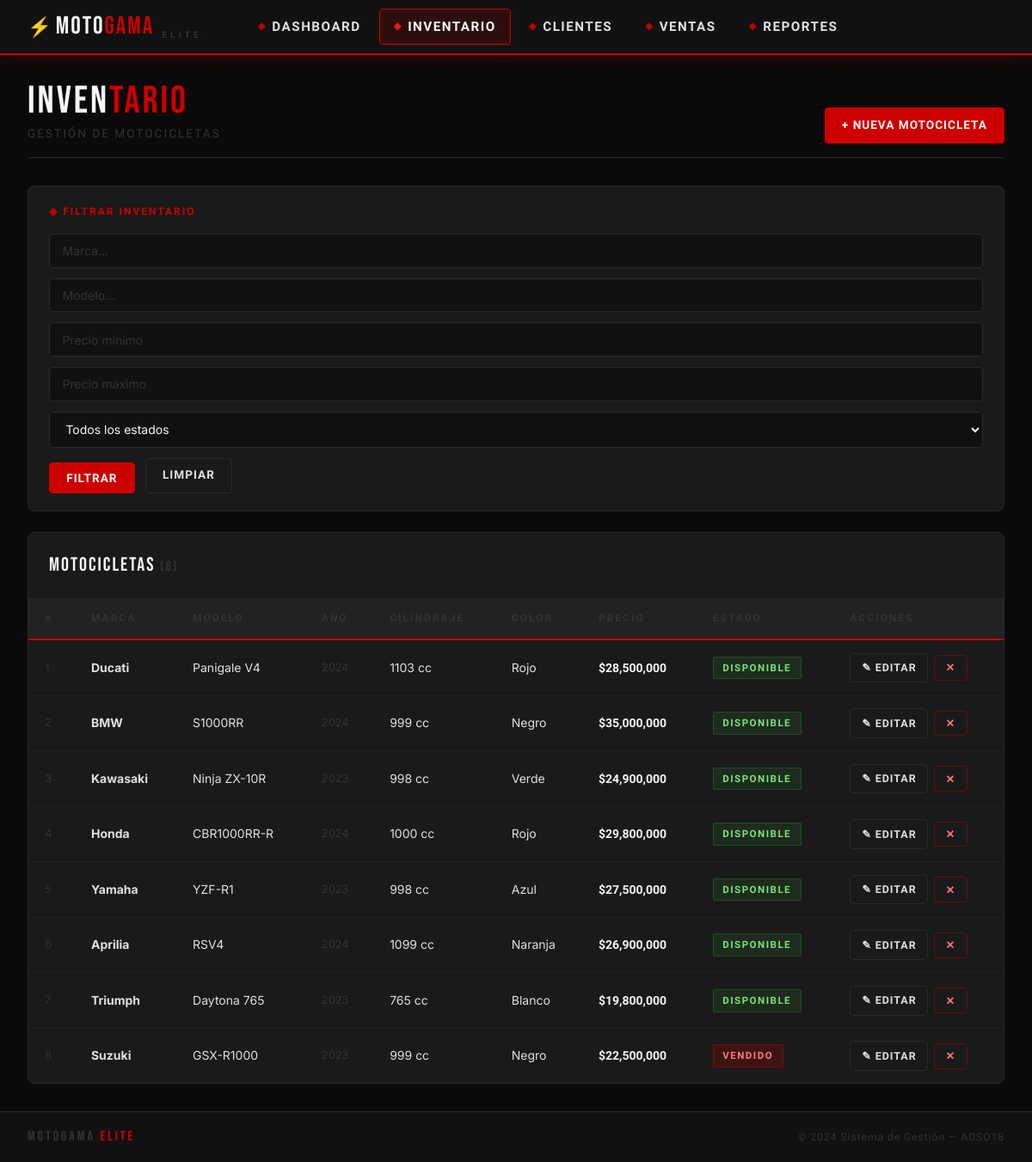
The page /vehiculos on the database as committed earlier.
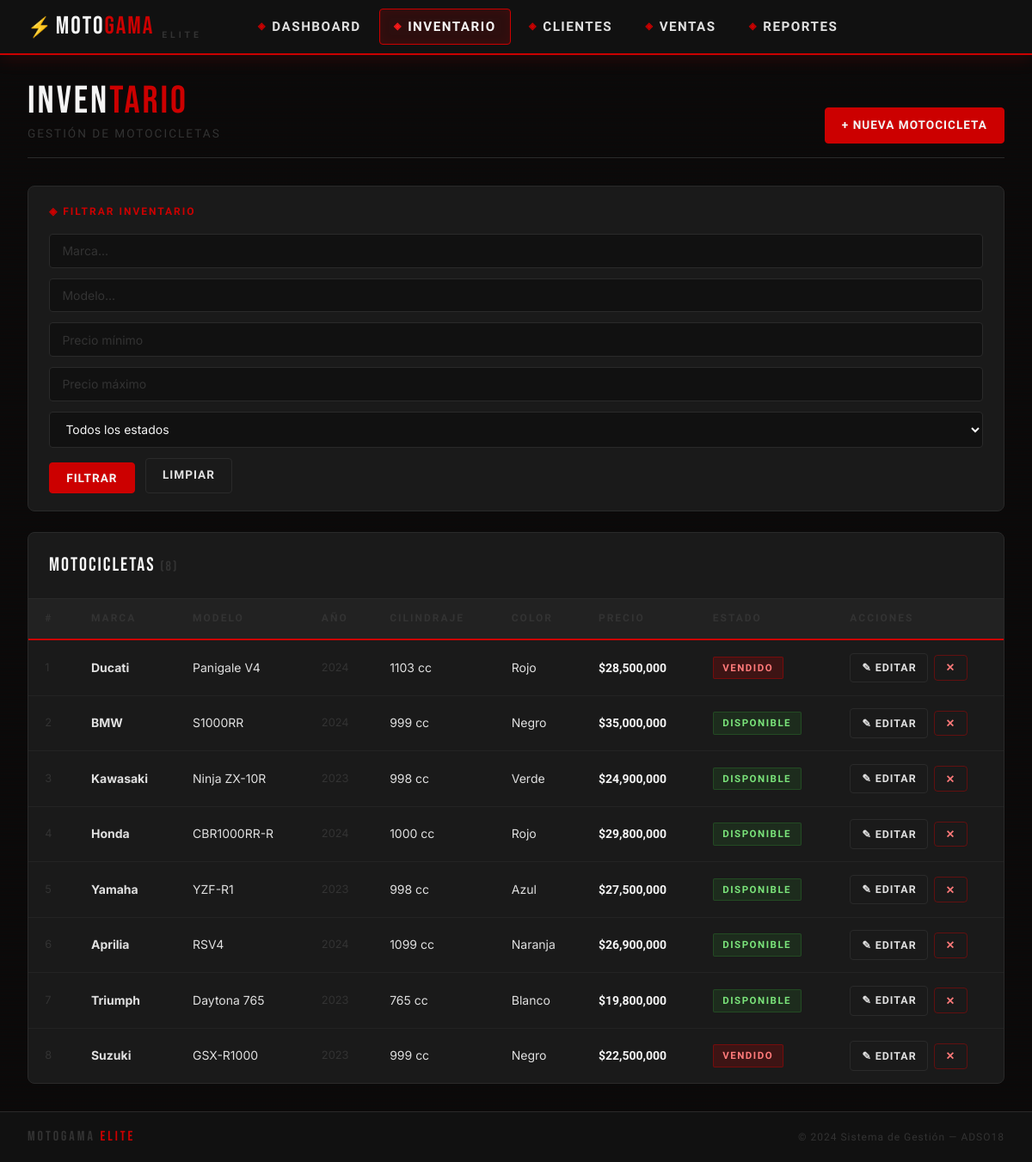
The same page on the database as committed later.
### tables this page shows
CREATE TABLE vehiculos (
    id INTEGER PRIMARY KEY AUTOINCREMENT,
    marca TEXT NOT NULL,
    modelo TEXT NOT NULL,
    precio REAL NOT NULL,
    cilindraje INTEGER NOT NULL,
    estado TEXT NOT NULL DEFAULT 'disponible' CHECK(estado IN ('disponible', 'vendido')),
    color TEXT,
    anio INTEGER,
    imagen_url TEXT,
    created_at TIMESTAMP DEFAULT CURRENT_TIMESTAMP
);

### app.py (the view)
@app.route('/vehiculos')
def vehiculos():
    conn = get_db()
    marca = request.args.get('marca', '')
    modelo = request.args.get('modelo', '')
    precio_min = request.args.get('precio_min', '')
    precio_max = request.args.get('precio_max', '')
    estado = request.args.get('estado', '')
    query = "SELECT * FROM vehiculos WHERE 1=1"
    params = []
    if marca:
        query += " AND marca LIKE ?"
        params.append(f'%{marca}%')
    if modelo:
        query += " AND modelo LIKE ?"
        params.append(f'%{modelo}%')
    if precio_min:
        query += " AND precio >= ?"
        params.append(float(precio_min))
    if precio_max:
        query += " AND precio <= ?"
        params.append(float(precio_max))
    if estado:
        query += " AND estado = ?"
        params.append(estado)
    query += " ORDER BY created_at DESC"
    lista = conn.execute(query, params).fetchall()
    marcas = conn.execute("SELECT DISTINCT marca FROM vehiculos ORDER BY marca").fetchall()
    conn.close()
    return render_template('vehiculos.html', vehiculos=lista, marcas=marcas,
                           filtros={'marca': marca, 'modelo': modelo, 'precio_min': precio_min,
                                    'precio_max': precio_max, 'estado': estado})

### app.py (called while the page is built)
def get_db():
    conn = sqlite3.connect(DB_PATH)
    conn.row_factory = sqlite3.Row
    conn.execute("PRAGMA foreign_keys = ON")
    return conn

### templates/vehiculos.html (shortened to what this page needs)
{% extends 'base.html' %}
{% block content %}
<div class="page-header">
    <div>
        <div class="page-title">INVEN<span>TARIO</span></div>
        <div class="page-subtitle">Gestión de Motocicletas</div>
    </div>
    <a href="{{ url_for('nuevo_vehiculo') }}" class="btn btn-primary">+ Nueva Motocicleta</a>
</div>
<div class="filter-panel">
    <div class="filter-title">◈ Filtrar Inventario</div>
    <form method="GET">
        <div class="filter-grid">
            <input type="text" name="marca" placeholder="Marca..." value="{{ filtros.marca }}" style="min-width:150px;">
            <input type="text" name="modelo" placeholder="Modelo..." value="{{ filtros.modelo }}" style="min-width:150px;">
            <input type="number" name="precio_min" placeholder="Precio mínimo" value="{{ filtros.precio_min }}" style="min-width:140px;">
            <input type="number" name="precio_max" placeholder="Precio máximo" value="{{ filtros.precio_max }}" style="min-width:140px;">
            <select name="estado" style="min-width:140px;">
                <option value="">Todos los estados</option>
            </select>
            <button type="submit" class="btn btn-primary">Filtrar</button>
            <a href="{{ url_for('vehiculos') }}" class="btn btn-secondary">Limpiar</a>
        </div>
    </form>
</div>
<div class="table-wrapper">
    <div class="table-header">
        <div class="table-title">MOTOCICLETAS <span style="color:var(--gris-medio);font-size:1rem;">({{ vehiculos|length }})</span></div>
    </div>
    <table>
        <thead>
            <tr>
                <th>#</th>
                <th>Marca</th>
                <th>Modelo</th>
                <th>Año</th>
                <th>Cilindraje</th>
                <th>Color</th>
                <th>Precio</th>
                <th>Estado</th>
                <th>Acciones</th>
            </tr>
        </thead>
        <tbody>
            {% for v in vehiculos %}
            <tr>
                <td class="text-muted">{{ v.id }}</td>
                <td><strong>{{ v.marca }}</strong></td>
                <td>{{ v.modelo }}</td>
                <td class="text-muted">{{ v.anio or '—' }}</td>
                <td>{{ v.cilindraje }} cc</td>
                <td>{{ v.color or '—' }}</td>
                <td class="precio">${{ "{:,.0f}".format(v.precio) }}</td>
                <td>
                    <span class="badge badge-{{ v.estado }}">{{ v.estado }}</span>
                </td>
                <td>
                    <div class="table-actions">
                        <a href="{{ url_for('editar_vehiculo', id=v.id) }}" class="btn btn-edit">✎ Editar</a>
                        <form method="POST" action="{{ url_for('eliminar_vehiculo', id=v.id) }}" class="form-delete" style="display:inline;">
                            <button type="submit" class="btn btn-danger">✕</button>
                        </form>
                    </div>
                </td>
            </tr>
            {% else %}
            <tr><td colspan="9" class="table-empty">— No se encontraron motocicletas —</td></tr>
            {% endfor %}
        </tbody>
    </table>
</div>
{% endblock %}

### templates/base.html (shortened to what this page needs)
<!DOCTYPE html>
<html lang="es">
<head>
    <link rel="stylesheet" href="{{ url_for('static', filename='css/style.css') }}">
</head>
<body>
    <nav class="navbar">
        <div class="nav-brand">
            <span class="brand-icon">⚡</span>
            <span class="brand-name">MOTO<span class="brand-accent">GAMA</span></span>
            <span class="brand-sub">ELITE</span>
        </div>
        <ul class="nav-links">
            <li><a href="{{ url_for('index') }}" class="nav-link {% if request.endpoint == 'index' %}active{% endif %}">
                <span class="nav-icon">◈</span> Dashboard
            </a></li>
            <li><a href="{{ url_for('vehiculos') }}" class="nav-link {% if 'vehiculo' in request.endpoint %}active{% endif %}">
                <span class="nav-icon">◈</span> Inventario
            </a></li>
            <li><a href="{{ url_for('clientes') }}" class="nav-link {% if 'cliente' in request.endpoint %}active{% endif %}">
                <span class="nav-icon">◈</span> Clientes
            </a></li>
            <li><a href="{{ url_for('ventas') }}" class="nav-link {% if 'venta' in request.endpoint %}active{% endif %}">
                <span class="nav-icon">◈</span> Ventas
            </a></li>
            <li><a href="{{ url_for('reportes') }}" class="nav-link {% if request.endpoint == 'reportes' %}active{% endif %}">
                <span class="nav-icon">◈</span> Reportes
            </a></li>
        </ul>
    </nav>
    <main class="main-content">
        {% block content %}{% endblock %}
    </main>
    <footer class="footer">
        <div class="footer-inner">
            <span class="footer-logo">MOTOGAMA <span>ELITE</span></span>
            <span class="footer-copy">© 2024 Sistema de Gestión — ADSO18</span>
        </div>
    </footer>
</body>
</html>

Rows that differ between the two databases and show on the page:
changed vehiculos "Ducati": estado "DISPONIBLE" → "VENDIDO"
